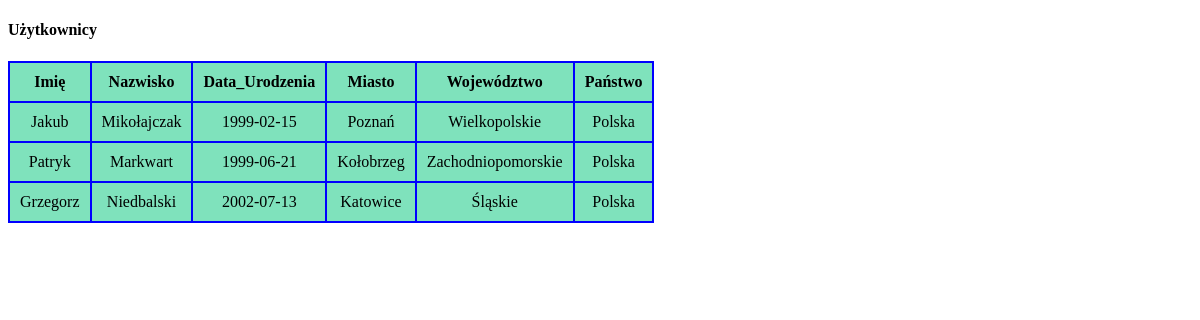
/4_db/2_db.php, run on the app's committed database.
### tables this page shows
CREATE TABLE `users` (
  `id` int(10) UNSIGNED NOT NULL,
  `city_id` int(10) UNSIGNED NOT NULL,
  `firstName` varchar(30) NOT NULL,
  `lastName` varchar(50) NOT NULL,
  `birthday` date NOT NULL
);

CREATE TABLE `cities` (
  `id` int(11) UNSIGNED NOT NULL,
  `state_id` int(10) UNSIGNED NOT NULL,
  `city` varchar(50) NOT NULL
);

CREATE TABLE `states` (
  `id` int(10) UNSIGNED NOT NULL,
  `country_id` int(10) UNSIGNED NOT NULL,
  `state` varchar(50) NOT NULL
);

CREATE TABLE `countries` (
  `id` int(10) UNSIGNED NOT NULL,
  `country` varchar(50) NOT NULL
);

### 4_db/2_db.php (the view, shortened to what this page needs)
<!DOCTYPE html>
<html lang="pl">
<head>
    <link rel="stylesheet" href="./style/table.css">
</head>
<body>
   <h4>Użytkownicy</h4>
   <?php
   require_once "../scripts/connect.php";
   $sql = "SELECT * FROM users inner join cities on users.city_id = cities.id
   inner join states on cities.state_id = states.id
   inner join countries on states.country_id = countries.id";
   $result = $conn->query($sql);
   echo <<< USERSTABLE
   <table>
   <tr>
       <th>Imię</th>
       <th>Nazwisko</th>
       <th>Data_Urodzenia</th>
       <th>Miasto</th>
       <th>Województwo</th>
       <th>Państwo</th>
    </tr>
   USERSTABLE;
   while($user = $result->fetch_assoc()){
    echo <<< USERS
        <tr>
            <td>$user[firstName]</td>
            <td>$user[lastName]</td>
            <td>$user[birthday]</td>
            <td>$user[city]</td>
            <td>$user[state]</td>
            <td>$user[country]</td>
        </tr>
    USERS;
   }
   echo "</table>"
   ?>
</body>
</html>

### 4_db/style/table.css (style rules this page uses)
table, tr, th, td { border: solid 2px blue; text-align: center; padding: 10px; border-collapse: collapse; background-color: rgb(127, 226, 188); }

### data on the page
users: firstName "Jakub", lastName "Mikołajczak", birthday "1999-02-15", city.city "Poznań", states.state "Wielkopolskie", countries.country "Polska"
users: firstName "Patryk", lastName "Markwart", birthday "1999-06-21", city.city "Kołobrzeg", states.state "Zachodniopomorskie", countries.country "Polska"
users: firstName "Grzegorz", lastName "Niedbalski", birthday "2002-07-13", city.city "Katowice", states.state "Śląskie", countries.country "Polska"
